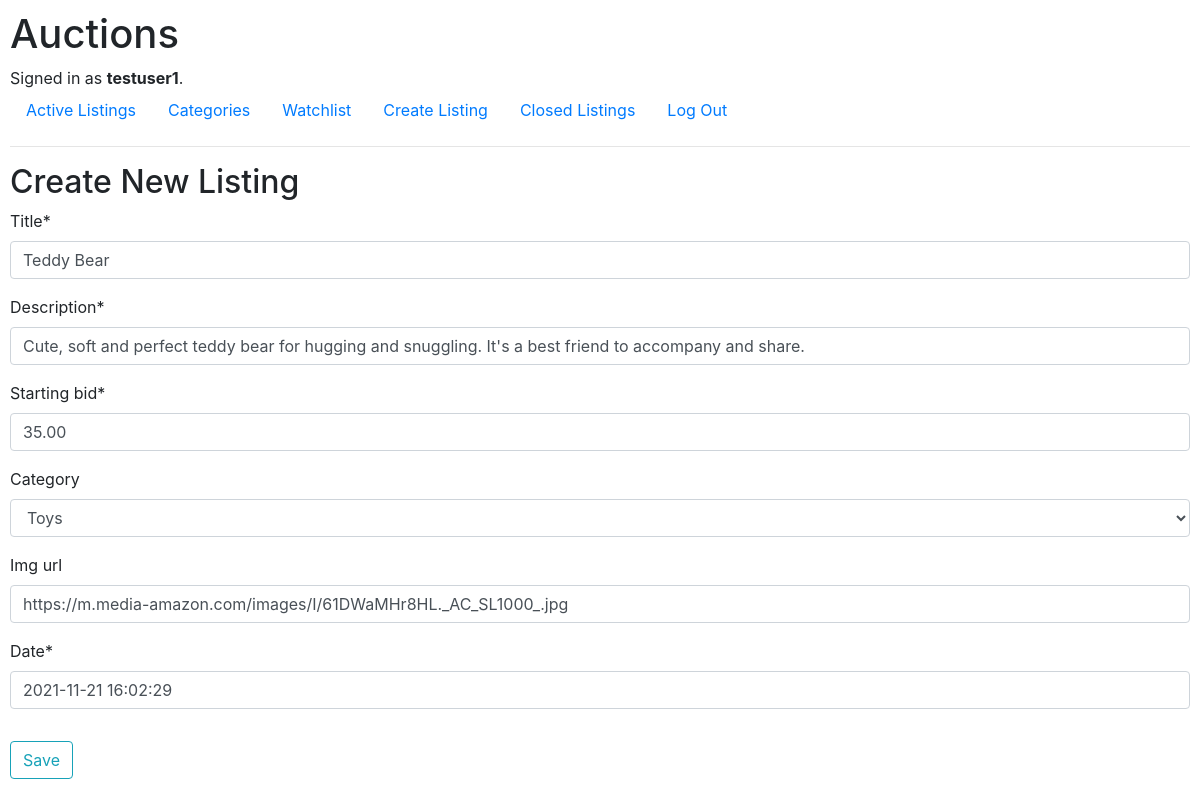
The page /update/1 (signed in) on the database its author committed.
### auctions/models.py (models this page shows, shortened)
class User(AbstractUser):
    pass

class Listing(models.Model):
    title = models.CharField(max_length=255, default=None)
    description = models.CharField(max_length=255, default=None)
    starting_bid = models.DecimalField(max_digits=6, decimal_places=2)
    current_bid = models.DecimalField(max_digits=6, decimal_places=2, blank=True, null=True, default=None)
    category = models.ForeignKey(Category, on_delete=models.CASCADE, blank=True, null=True, default=None)
    img_url = models.CharField(blank=True, max_length=255, default="https://image.shutterstock.com/image-vector/no-image-available-sign-internet-600w-261719003.jpg")
    date = models.DateTimeField(default=timezone.now)
    author = models.ForeignKey(User, on_delete=models.CASCADE, blank=True, null=True, related_name="author")
    watcher = models.ManyToManyField(User, blank=True, related_name="watchlist")
    buyer = models.ForeignKey(User, on_delete=models.CASCADE, null=True, blank=True, default=None)
    is_active = models.BooleanField(default=True)

### auctions/views.py (the view)
# urls.py: path("update/<int:listing_id>", views.update_listing, name="update"),
@login_required
def update_listing(request, listing_id):
    listing = Listing.objects.get(id=listing_id)
    form = ListingCreateForm(instance=listing)
    if request.method == 'POST':
        form = ListingCreateForm(request.POST, instance=listing)
        if form.is_valid():
            form.save()
            return redirect('/')
    data = {
        'form': form
        }
    return render(request, "auctions/create.html", data)

### auctions/forms.py
class ListingCreateForm(ModelForm):
    class Meta:
        model = Listing
        fields = ['title', 'description', 'starting_bid', 'category', 'img_url', 'date']

### auctions/models.py (called while the page is built)
    def __str__(self):
        return str(self.category_name)

### auctions/templates/auctions/create.html
{% extends "auctions/layout.html" %}{% load crispy_forms_tags %}{% block body %}
<h2>Create New Listing</h2>
<div class="content-section">
  <form method="post" enctype="multipart/form-data" novalidate>
    <fieldset class="form-group">
      <div class="form-group">{% csrf_token %} {{ form|crispy }}</div>
    </fieldset>
    <div class="form-group">
      <button type="submit" class="btn btn-outline-info">Save</button>
    </div>
  </form>
</div>
{% endblock %}

### auctions/templates/auctions/layout.html (shortened to what this page needs)
{% load static %}
<!DOCTYPE html>
<html lang="en">
  <head>
    <link
      rel="stylesheet"
      href="https://stackpath.bootstrapcdn.com/bootstrap/4.4.1/css/bootstrap.min.css"
    />
    <link href="{% static 'auctions/style.css' %}" rel="stylesheet" />
  </head>
  <body>
    <h1>Auctions</h1>
    <div>
      {% if user.is_authenticated %} Signed in as
      <strong>{{ user.username }}</strong>. {% else %} Not signed in {% endif %}
    </div>
    <ul class="nav">
      <li class="nav-item">
        <a class="nav-link" href="{% url 'index' %}">Active Listings</a>
      </li>
      {% if user.is_authenticated %}
      <li class="nav-item">
        <a class="nav-link" href="{% url 'category' %}">Categories</a>
      </li>
      <li class="nav-item">
        <a class="nav-link" href="{% url 'watchlist' %}">Watchlist
        </a>
      </li>
      <li class="nav-item">
        <a class="nav-link" href="{% url 'create' %}">Create Listing</a>
      </li>
      <li class="nav-item">
        <a class="nav-link" href="{% url 'closed' %}">Closed Listings</a>
      </li>
      <li class="nav-item">
        <a class="nav-link" href="{% url 'logout' %}">Log Out</a>
      </li>
      {% endif %}
    </ul>
    <hr />
    {% block body %} {% endblock %}
  </body>
</html>

### auctions/static/auctions/style.css (style rules this page uses)
body { padding: 10px; }

### rows shown on the page
User: username "testuser1"
Listing: title "Teddy Bear", description "Cute, soft and perfect teddy bear for hugging and snuggling. It's a best friend to accompany and share.", starting_bid "35.00", category "Toys", img_url "https://m.media-amazon.com/images/I/61DWaMHr8HL._AC_SL1000_.jpg", date "2021-11-21 16:02:29"
